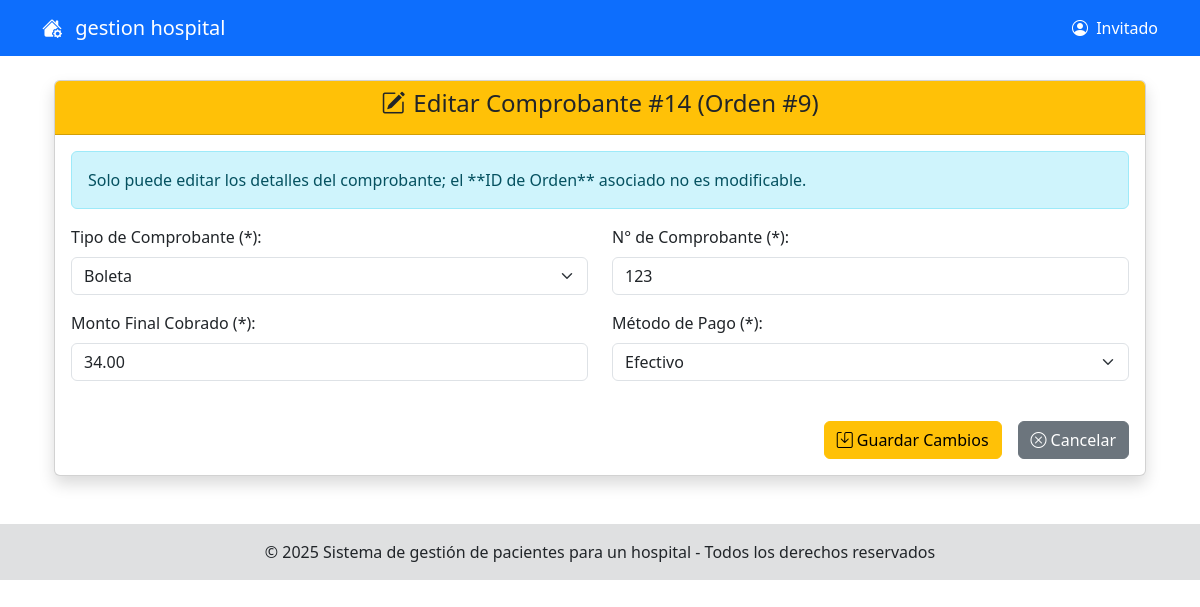
The page /modeloRol/cajero/gestionEmisionBoletaFinal/editarEmicionBoleta/idexEditarEmisionBoleta.php?id=14 on the database its author committed.
### tables this page shows
CREATE TABLE `boletas` (
  `id_boleta` int(11) NOT NULL,
  `id_orden` int(11) NOT NULL,
  `numero_boleta` varchar(20) NOT NULL,
  `tipo` enum('Boleta','Factura') DEFAULT 'Boleta',
  `monto_total` decimal(10,2) NOT NULL,
  `metodo_pago` enum('Efectivo','Tarjeta','Transferencia') NOT NULL,
  `fecha_emision` timestamp NOT NULL DEFAULT current_timestamp()
);

### modeloRol/cajero/gestionEmisionBoletaFinal/editarEmicionBoleta/idexEditarEmisionBoleta.php (called while the page is built, shortened)
<?php
include_once('./formEditarEmisionBoleta.php');
$obj = new formEditarEmisionBoleta();
$obj->formEditarEmisionBoletaShow();
?>

### modelo/conexion.php (called while the page is built, shortened)
<?php
class Conexion
{
    private static $instancia = null;
    private $connection;
    private $host = 'localhost';
    private $user = 'root';
    private $pass = '';
    private $dbName = 'opipitaltrabajo';
    private function __construct()
    {
        $this->connection = new mysqli($this->host, $this->user, $this->pass, $this->dbName);
        $this->connection->set_charset("utf8");
    }
    public static function getInstancia()
    {
        if (self::$instancia === null) {
            self::$instancia = new Conexion();
        }
        return self::$instancia;
    }
    public function getConnection()
    {
        return $this->connection;
    }
}
?>

### modelo/BoletaDAO.php (called while the page is built, shortened)
<?php
include_once('conexion.php');
class BoletaDAO
{
    private $connection;
    public function __construct()
    {
        $this->connection = Conexion::getInstancia()->getConnection();
    }
    public function obtenerBoletaPorId($idBoleta)
    {
        $sql = "SELECT * FROM boletas WHERE id_boleta = ?";
        $stmt = $this->connection->prepare($sql);
        $stmt->bind_param("i", $idBoleta);
        $stmt->execute();
        $resultado = $stmt->get_result();
        $boleta = $resultado->fetch_assoc();
        return $boleta;
    }
}
class BoletaAuxiliarDAO
{
    public static function obtenerTiposBoleta()
    {
        return ['Boleta', 'Factura'];
    }
    public static function obtenerMetodosPago()
    {
        return ['Efectivo', 'Tarjeta', 'Transferencia'];
    }
}
?>

### modeloRol/cajero/gestionEmisionBoletaFinal/editarEmicionBoleta/formEditarEmisionBoleta.php (the view, shortened to what this page needs)
<?php
include_once('../../../../shared/pantalla.php');
include_once('../../../../modelo/BoletaDAO.php');
class formEditarEmisionBoleta extends pantalla
{
    public function formEditarEmisionBoletaShow()
    {
        $idBoleta = isset($_GET['id']) ? (int)$_GET['id'] : null;
        $urlVolver = "../indexEmisionBoletaFinal.php";
        $objBoletaDAO = new BoletaDAO();
        $objAuxiliarDAO = new BoletaAuxiliarDAO();
        $boleta = $objBoletaDAO->obtenerBoletaPorId($idBoleta);
        $tiposBoleta = $objAuxiliarDAO::obtenerTiposBoleta();
        $metodosPago = $objAuxiliarDAO::obtenerMetodosPago();
?>
<div class="container mt-4">
    <div class="card shadow">
        <div class="card-header bg-warning text-dark text-center">
            <h4><i class="bi bi-pencil-square me-2"></i>Editar Comprobante #<?php echo htmlspecialchars($idBoleta); ?> (Orden #<?php echo htmlspecialchars($boleta['id_orden']); ?>)</h4>
        </div>
        <div class="card-body">
            <form action="./getEmisionBoleta.php" method="POST">
                <div class="alert alert-info">
                    Solo puede editar los detalles del comprobante; el **ID de Orden** asociado no es modificable.
                </div>
                <div class="row">
                    <div class="col-md-6 mb-3">
                        <label for="tipo" class="form-label">Tipo de Comprobante (*):</label>
                        <select class="form-select" id="tipo" name="tipo" required>
                            <?php foreach ($tiposBoleta as $tipo) { ?>
                                <option value="<?php echo htmlspecialchars($tipo); ?>"
                                    <?php echo ($boleta['tipo'] == $tipo ? 'selected' : ''); ?>>
                                    <?php echo htmlspecialchars($tipo); ?>
                                </option>
                            <?php } ?>
                        </select>
                    </div>
                    <div class="col-md-6 mb-3">
                        <label for="numero_boleta" class="form-label">N° de Comprobante (*):</label>
                        <input type="text" class="form-control" id="numero_boleta" name="numero_boleta" required maxlength="20" value="<?php echo htmlspecialchars($boleta['numero_boleta']); ?>">
                    </div>
                </div>
                <div class="row">
                    <div class="col-md-6 mb-3">
                        <label for="monto_total" class="form-label">Monto Final Cobrado (*):</label>
                        <input type="number" step="0.01" class="form-control" id="monto_total" name="monto_total" required min="0.01" value="<?php echo htmlspecialchars($boleta['monto_total']); ?>">
                    </div>
                    <div class="col-md-6 mb-3">
                        <label for="metodo_pago" class="form-label">Método de Pago (*):</label>
                        <select class="form-select" id="metodo_pago" name="metodo_pago" required>
                            <?php foreach ($metodosPago as $metodo) { ?>
                                <option value="<?php echo htmlspecialchars($metodo); ?>"
                                    <?php echo ($boleta['metodo_pago'] == $metodo ? 'selected' : ''); ?>>
                                    <?php echo htmlspecialchars($metodo); ?>
                                </option>
                            <?php } ?>
                        </select>
                    </div>
                </div>
                <div class="d-grid gap-2 d-md-flex justify-content-md-end mt-4">
                    <button type="submit" class="btn btn-warning me-md-2"><i class="bi bi-save me-1"></i>Guardar Cambios</button>
                    <a href="<?php echo $urlVolver; ?>" class="btn btn-secondary">
                        <i class="bi bi-x-circle me-1"></i>Cancelar
                    </a>
                </div>
            </form>
        </div>
    </div>
</div>
<?php
    }
}
?>

### rows shown on the page
boletas: id_orden "9", tipo "Boleta", numero_boleta "123", monto_total "34.00", metodo_pago "Efectivo"

### other values the page prints
$_SESSION['login'] "Invitado"
$idBoleta "14"
